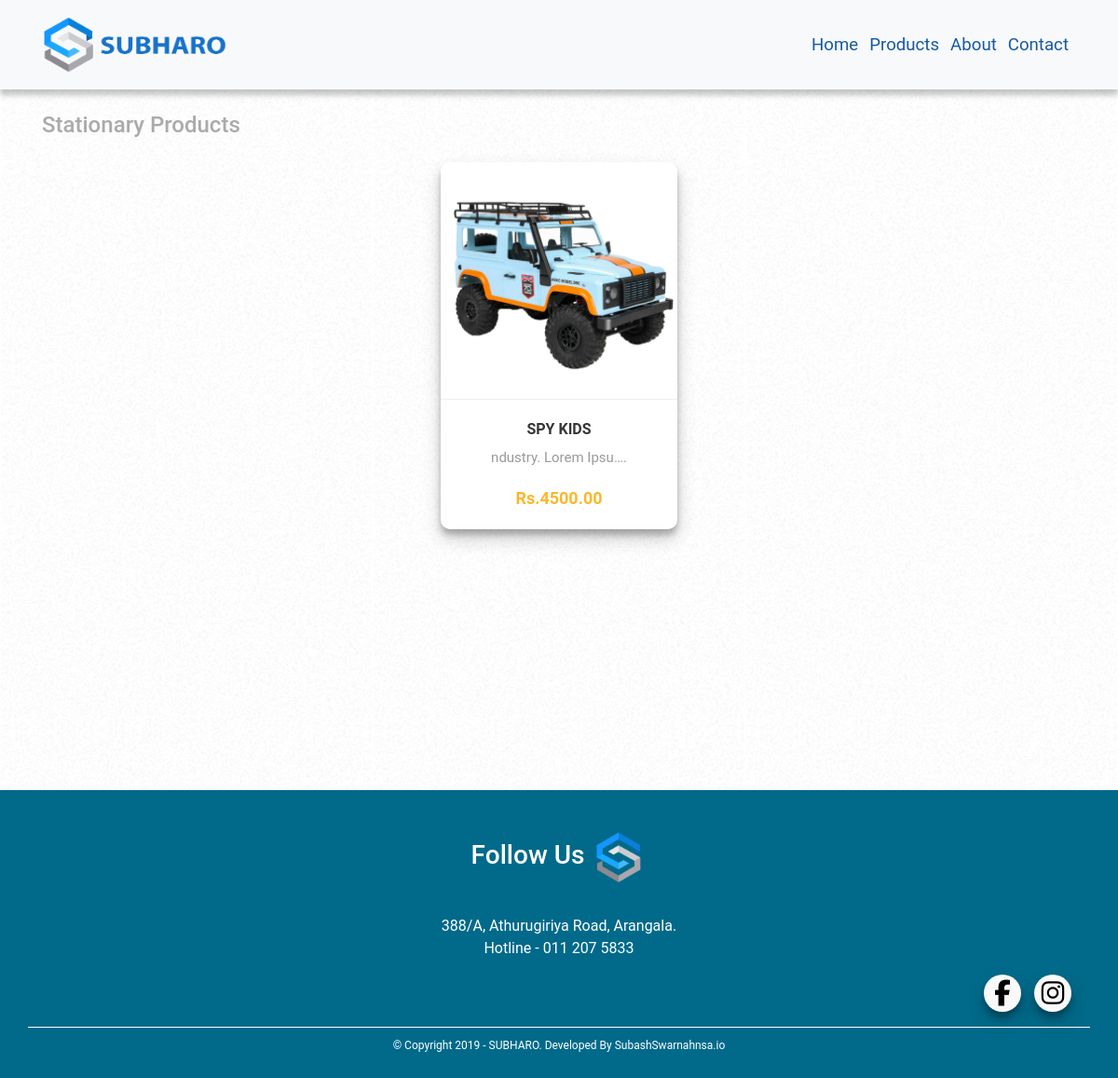
Page /stationary_items/ on the committed database.
### shop/models.py (models this page shows, shortened)
class Item(models.Model):
    name = models.CharField(max_length=100)
    description = models.TextField()
    price = models.DecimalField(decimal_places=2, max_digits=10000)
    slug = models.SlugField(unique=True)
    featured = models.BooleanField(default=False)
    category = models.CharField(choices=CATEGORY_CHOICES, max_length=1)
    image = models.ImageField(upload_to="items/", null=True, blank=True)

### shop/views.py (the view)
# urls.py: path('stationary_items/', views.stationary_items, name='stationary_items'),
def stationary_items(request):
    items = Item.objects.all()
    context = {'items': items}
    return render(request, 'stationary.html', context)

### shop/templates/stationary.html (shortened to what this page needs)
{% extends 'base.html' %}
{% block content %}
<div class="container">
  <h4>Stationary Products</h4>
  <div class="row">
    {% for item in items %}
      {% if item.category == 'S' %}
      <div class="card-deck mx-auto align-items-center">
        <div class="card card-inverse card-success text-center" style="width: 15.9rem;">
          <a href="{% url 'single_product' slug=item.slug %}"><img class="card-img-top" src="{{ item.image.url }}" alt="Card image cap"></a>
          <div class="card-body">
            <a style="text-decoration:none" href="{% url 'single_product' slug=item.slug %}"><b>{{ item.name }}</b></a>
            <p class="card-text">{{ item.description|truncatechars:20 }}.</p>
            <a style="text-decoration:none" href="{% url 'single_product' slug=item.slug %}"><div class="product-price">Rs.{{ item.price }}</div></a>
          </div>
        </div>
      </div>
   {% endif %}
  {% endfor %}
  </div>
</div>
{% endblock %}

### shop/static/css/show.css (style rules this page uses)
body { font-family: 'Roboto', sans-serif; background: url(../images/so-white.png) }
.product-price { font-size: 18px; color: #fbb72c; font-weight: 600; text-decoration: none; }
.card-body { overflow: hidden; border-top: 1px solid #eee; font-family: 'Roboto', sans-serif; }
.card-body p { font-size: 15px; line-height: 16px; margin-bottom: 22px; color: #999; }
.card-body b { font-family: 'Roboto', sans-serif; font-weight: 40pt; display: block; margin-bottom: 10px; text-transform: uppercase; color: #363636; text-decoration: none; transition: 0.3s; }
.card-img-top { max-width: 100%; max-height: 490px; }
.product-price { font-size: 18px; color: #fbb72c; font-weight: 600; }
.card { box-shadow: 0 10px 20px rgba(0,0,0,0.19), 0 6px 6px rgba(0,0,0,0.23); overflow: hidden; border-style: none; border-radius: 10px; margin: 6%; display: inline-block; float: none; width: 100%; text-decoration: none; max-width: 100%; }
h4 { padding-top: 120px; color: #ABAAAA; font-size: 18pt; }
.container { max-width:auto; width: 100%; margin: 0 auto; }

### rows in the picture
Item: image (picture), name "SPY KIDS", description "ndustry. Lorem Ipsu…", price "4500.00"
